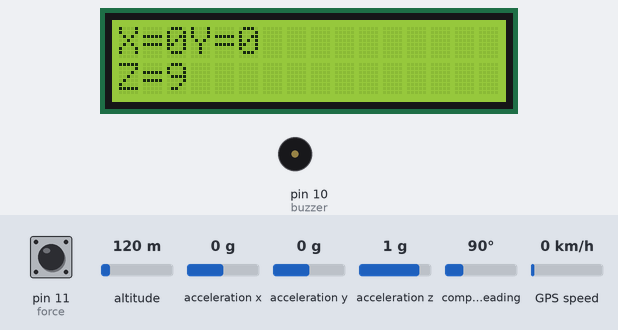
The sketch below on a simulated Arduino Uno, built with avr-gcc and run on an emulated ATmega328P. Shown: 16×2 character LCD, buzzer (waves = sounding, pin HIGH). Inputs (shaded band) come from the test bench; at power-on: acceleration x 0 g, pin 11 (force) HIGH, altitude 120 m, acceleration y 0 g, acceleration z 1 g, compass heading 90°, GPS speed 0 km/h. The GPS gets a fix after 3 s at 37.7749, -122.4194 with 8 satellites; what the sketch prints to the serial monitor is not drawn.

Above: at 2.1 s.
At 3.2 s:
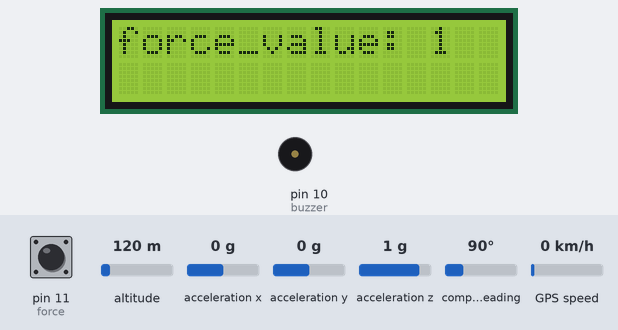
3.3 s: acceleration x set to -0.6 g
At 7.4 s:
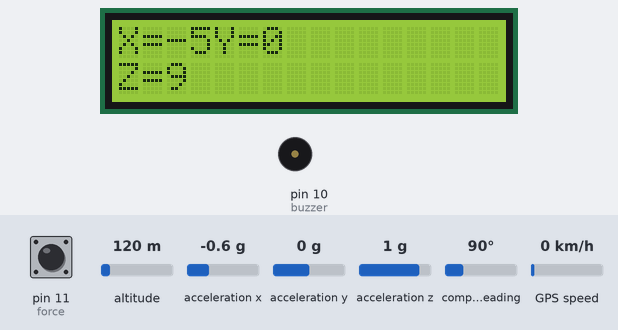
9.5 s: acceleration x set to -0.9 g
At 18.9 s:
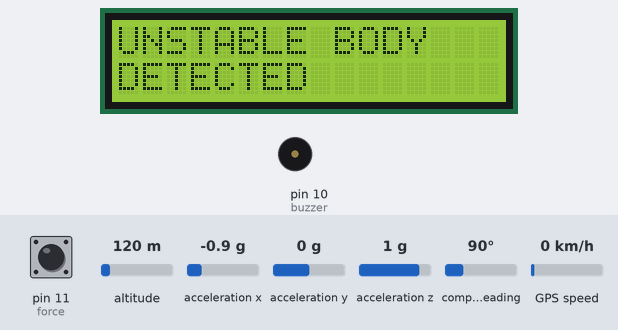
Timing chart, 0 to 20.4 s (numbered marks = the images above; inputs shaded):
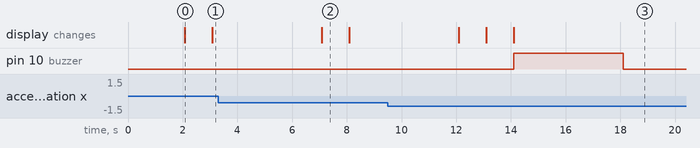

Measured:
- the behaviour switches between -0.7 and -0.8 g on acceleration x (found by bisection; images 2 and 3)
- after the input at 3.3 s, the display: changes after 3.8 s (image 2)
- after the input at 9.5 s, pin 10 (buzzer): LOW → HIGH after 4.6 s, → LOW 4.0 s later; the display: first changes after 2.6 s (image 3 shows a later state)
- what the display in image 0 shows lasts 1.0 s, from 2.1 s to 3.1 s

The sketch:

code2.ino
```cpp
#include <TinyGPS++.h>
#include <SoftwareSerial.h>
#include <Wire.h>
#include <Adafruit_Sensor.h>
#include <Adafruit_ADXL345_U.h>
#include <LiquidCrystal.h>
#include <TinyGPS.h>
TinyGPS gps;
int x, y, z;
int buzzer = 10;
String msg;
float flat;
float flon;
Adafruit_ADXL345_Unified accel = Adafruit_ADXL345_Unified(12345);
LiquidCrystal lcd(2, 3, 4, 5, 6, 7);
int force=11;
void setup() {
  Serial.begin(9600);

  pinMode( buzzer,OUTPUT);
   pinMode( force,INPUT);
 digitalWrite(buzzer, LOW);
  lcd.begin(16, 2);
  lcd.setCursor(0, 0);
  lcd.print("emergency alert");
  lcd.setCursor(0, 1);
  lcd.print(" epilepsy");
  delay(2000);
  if (!accel.begin()) {
    lcd.print("ADXL345 not found");
    //Serial.println("Could not find a valid ADXL345 sensor, check wiring!");
    while (1)
      ;
  }
}
void loop() {
  sensors_event_t event;
  accel.getEvent(&event);
  x = event.acceleration.x;
  y = event.acceleration.y;
  z = event.acceleration.z;


  lcd.clear();
  lcd.setCursor(0, 0);
  lcd.print("X=");
  lcd.print(x);
  lcd.print("Y=");
  lcd.print(y);
  lcd.setCursor(0, 1);
  lcd.print("Z=");
  lcd.print(z);
  delay(1000);
  int force_value=digitalRead(force);
   lcd.clear();
  lcd.setCursor(0, 0);
  lcd.print("force_value: ");
  lcd.print(force_value);
  delay(1000);


  if (event.acceleration.x > 7 || event.acceleration.x < -7) {
    lcd.clear();
    lcd.print("UNSTABLE BODY");
    lcd.setCursor(0, 1);
    lcd.print("DETECTED");

    digitalWrite(buzzer, HIGH);
    delay(4000);
    digitalWrite(buzzer, LOW);
    msg = "UNSTABLE POSTURE";
    SendMessage();
  } else if (event.acceleration.y > 7 || event.acceleration.y < -7) {
    lcd.clear();
    lcd.print("UNSTABLE BODY");
    lcd.setCursor(0, 1);
    lcd.print("DETECTED");

    digitalWrite(buzzer, HIGH);
    delay(4000);
    digitalWrite(buzzer, LOW);
    msg = "UNSTABLE POSTURE";
    SendMessage();

    delay(5000);
  }
  else if(force_value==0)
  {
     lcd.clear();
    lcd.print("fall");
    lcd.setCursor(0, 1);
    lcd.print("detected!");
    digitalWrite(buzzer, HIGH);
    delay(2000);
    digitalWrite(buzzer, LOW);
    msg = "fall detected!";
    SendMessage();

    delay(5000);

  }
   else {
    digitalWrite(buzzer, LOW);
    //    digitalWrite(Relay, LOW);
  }


  bool newData = false;
  unsigned long chars;
  unsigned short sentences, failed;

  // For one second we parse GPS data and report some key values
  for (unsigned long start = millis(); millis() - start < 1000;) {
    while (Serial.available()) {
      char c = Serial.read();
      // Serial.write(c); // uncomment this line if you want to see the GPS data flowing
      if (gps.encode(c))  // Did a new valid sentence come in?
        newData = true;
    }
  }

  if (newData) {
    //    float flat, flon;
    unsigned long age;
    gps.f_get_position(&flat, &flon, &age);
    Serial.println("LAT=");
    Serial.println(flat == TinyGPS::GPS_INVALID_F_ANGLE ? 0.0 : flat, 6);
    //    Serial.println(flat);
    Serial.println(" LON=");
    Serial.println(flon == TinyGPS::GPS_INVALID_F_ANGLE ? 0.0 : flon, 6);
    //    Serial.println(flon);
    delay(2000);
  }


}


void SendMessage() {
  Serial.println("Sending Message...");

  Serial.println("AT");
  delay(1000);
  Serial.println("ATE0");
  delay(1000);
  Serial.println("AT+CMGF=1");
  delay(1000);
  Serial.println("AT+CMGS=\"+919959190405\"\r");
  delay(2500);

  String flatStr = String(flat, 6);
  String flonStr = String(flon, 6);

  Serial.println(msg);
  Serial.println("Location: Click to view");
  Serial.println("http://www.google.com/maps/place/" + flatStr + "," + flonStr);
  delay(6000);
  Serial.write(26);

  lcd.clear();
  lcd.setCursor(0, 0);
  lcd.print("Message sent..");
  Serial.println("Message sent..");

  delay(5000);  // Wait for call duration
  Serial.println("ATD7013451264;");
  Serial.println("Emergency Call Triggered!");
  delay(30000);           // Wait for call duration
  Serial.println("ATH");  // Hang up
  delay(1000);
}
```
